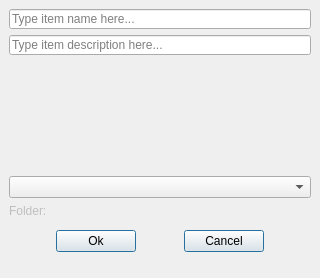
<?xml version="1.0" encoding="UTF-8"?>
<!--
######################################################################################################################
# Copyright (C) 2017-2022 Spine project consortium
# This file is part of Spine Toolbox.
# Spine Toolbox is free software: you can redistribute it and\/or modify it under the terms of the GNU Lesser General
# Public License as published by the Free Software Foundation, either version 3 of the License, or (at your option)
# any later version. This program is distributed in the hope that it will be useful, but WITHOUT ANY WARRANTY;
# without even the implied warranty of MERCHANTABILITY or FITNESS FOR A PARTICULAR PURPOSE. See the GNU Lesser General
# Public License for more details. You should have received a copy of the GNU Lesser General Public License along with
# this program. If not, see <http:\/\/www.gnu.org\/licenses\/>.
######################################################################################################################
-->
<ui version="4.0">
 <class>Form</class>
 <widget class="QWidget" name="Form">
  <property name="windowModality">
   <enum>Qt::ApplicationModal</enum>
  </property>
  <property name="geometry">
   <rect>
    <x>0</x>
    <y>0</y>
    <width>320</width>
    <height>278</height>
   </rect>
  </property>
  <property name="sizePolicy">
   <sizepolicy hsizetype="Fixed" vsizetype="Fixed">
    <horstretch>0</horstretch>
    <verstretch>0</verstretch>
   </sizepolicy>
  </property>
  <property name="windowTitle">
   <string>Add Project Item</string>
  </property>
  <layout class="QVBoxLayout" name="verticalLayout_2">
   <property name="spacing">
    <number>0</number>
   </property>
   <property name="leftMargin">
    <number>0</number>
   </property>
   <property name="topMargin">
    <number>0</number>
   </property>
   <property name="rightMargin">
    <number>0</number>
   </property>
   <property name="bottomMargin">
    <number>0</number>
   </property>
   <item>
    <layout class="QVBoxLayout" name="verticalLayout">
     <property name="spacing">
      <number>6</number>
     </property>
     <property name="leftMargin">
      <number>9</number>
     </property>
     <property name="topMargin">
      <number>9</number>
     </property>
     <property name="rightMargin">
      <number>9</number>
     </property>
     <property name="bottomMargin">
      <number>0</number>
     </property>
     <item>
      <widget class="QLineEdit" name="lineEdit_name">
       <property name="sizePolicy">
        <sizepolicy hsizetype="Expanding" vsizetype="Fixed">
         <horstretch>0</horstretch>
         <verstretch>0</verstretch>
        </sizepolicy>
       </property>
       <property name="minimumSize">
        <size>
         <width>220</width>
         <height>20</height>
        </size>
       </property>
       <property name="maximumSize">
        <size>
         <width>5000</width>
         <height>20</height>
        </size>
       </property>
       <property name="toolTip">
        <string>&lt;html&gt;&lt;head/&gt;&lt;body&gt;&lt;p&gt;Item name (required)&lt;/p&gt;&lt;/body&gt;&lt;/html&gt;</string>
       </property>
       <property name="placeholderText">
        <string>Type item name here...</string>
       </property>
       <property name="clearButtonEnabled">
        <bool>true</bool>
       </property>
      </widget>
     </item>
     <item>
      <widget class="QLineEdit" name="lineEdit_description">
       <property name="sizePolicy">
        <sizepolicy hsizetype="Expanding" vsizetype="Fixed">
         <horstretch>0</horstretch>
         <verstretch>0</verstretch>
        </sizepolicy>
       </property>
       <property name="minimumSize">
        <size>
         <width>220</width>
         <height>20</height>
        </size>
       </property>
       <property name="maximumSize">
        <size>
         <width>5000</width>
         <height>20</height>
        </size>
       </property>
       <property name="toolTip">
        <string>&lt;html&gt;&lt;head/&gt;&lt;body&gt;&lt;p&gt;Item description (optional)&lt;/p&gt;&lt;/body&gt;&lt;/html&gt;</string>
       </property>
       <property name="placeholderText">
        <string>Type item description here...</string>
       </property>
       <property name="clearButtonEnabled">
        <bool>true</bool>
       </property>
      </widget>
     </item>
     <item>
      <spacer name="verticalSpacer">
       <property name="orientation">
        <enum>Qt::Vertical</enum>
       </property>
       <property name="sizeHint" stdset="0">
        <size>
         <width>20</width>
         <height>41</height>
        </size>
       </property>
      </spacer>
     </item>
     <item>
      <widget class="QComboBox" name="comboBox_specification"/>
     </item>
     <item>
      <widget class="QLabel" name="label_folder">
       <property name="enabled">
        <bool>false</bool>
       </property>
       <property name="contextMenuPolicy">
        <enum>Qt::NoContextMenu</enum>
       </property>
       <property name="toolTip">
        <string>&lt;html&gt;&lt;head/&gt;&lt;body&gt;&lt;p&gt;Folder name that is created to project folder&lt;/p&gt;&lt;/body&gt;&lt;/html&gt;</string>
       </property>
       <property name="text">
        <string>Folder:</string>
       </property>
       <property name="indent">
        <number>-1</number>
       </property>
      </widget>
     </item>
     <item>
      <layout class="QHBoxLayout" name="horizontalLayout_2">
       <property name="spacing">
        <number>0</number>
       </property>
       <property name="leftMargin">
        <number>0</number>
       </property>
       <property name="topMargin">
        <number>6</number>
       </property>
       <property name="rightMargin">
        <number>0</number>
       </property>
       <property name="bottomMargin">
        <number>6</number>
       </property>
       <item>
        <spacer name="horizontalSpacer">
         <property name="orientation">
          <enum>Qt::Horizontal</enum>
         </property>
         <property name="sizeHint" stdset="0">
          <size>
           <width>40</width>
           <height>20</height>
          </size>
         </property>
        </spacer>
       </item>
       <item>
        <widget class="QPushButton" name="pushButton_ok">
         <property name="text">
          <string>Ok</string>
         </property>
         <property name="default">
          <bool>true</bool>
         </property>
        </widget>
       </item>
       <item>
        <spacer name="horizontalSpacer_3">
         <property name="orientation">
          <enum>Qt::Horizontal</enum>
         </property>
         <property name="sizeHint" stdset="0">
          <size>
           <width>40</width>
           <height>20</height>
          </size>
         </property>
        </spacer>
       </item>
       <item>
        <widget class="QPushButton" name="pushButton_cancel">
         <property name="text">
          <string>Cancel</string>
         </property>
         <property name="default">
          <bool>true</bool>
         </property>
        </widget>
       </item>
       <item>
        <spacer name="horizontalSpacer_2">
         <property name="orientation">
          <enum>Qt::Horizontal</enum>
         </property>
         <property name="sizeHint" stdset="0">
          <size>
           <width>40</width>
           <height>20</height>
          </size>
         </property>
        </spacer>
       </item>
      </layout>
     </item>
    </layout>
   </item>
   <item>
    <layout class="QHBoxLayout" name="horizontalLayout_statusbar_placeholder">
     <property name="bottomMargin">
      <number>0</number>
     </property>
     <item>
      <widget class="QWidget" name="widget_invisible_dummy" native="true">
       <property name="sizePolicy">
        <sizepolicy hsizetype="Fixed" vsizetype="Fixed">
         <horstretch>0</horstretch>
         <verstretch>0</verstretch>
        </sizepolicy>
       </property>
       <property name="minimumSize">
        <size>
         <width>0</width>
         <height>20</height>
        </size>
       </property>
       <property name="maximumSize">
        <size>
         <width>0</width>
         <height>20</height>
        </size>
       </property>
      </widget>
     </item>
    </layout>
   </item>
  </layout>
 </widget>
 <tabstops>
  <tabstop>lineEdit_name</tabstop>
  <tabstop>lineEdit_description</tabstop>
  <tabstop>pushButton_ok</tabstop>
  <tabstop>pushButton_cancel</tabstop>
 </tabstops>
 <resources/>
 <connections/>
</ui>
